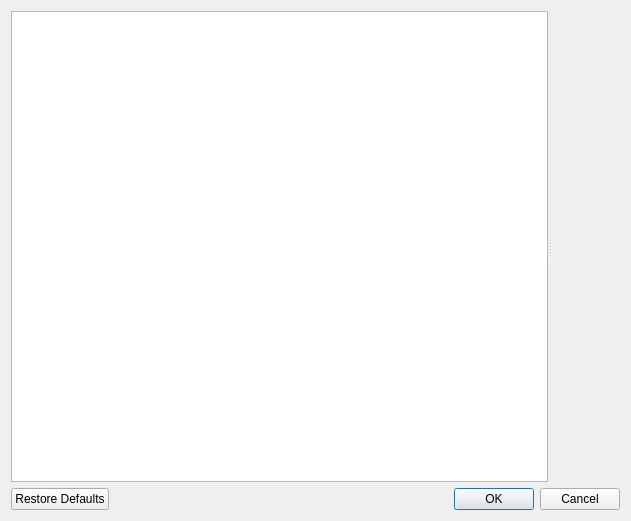
<?xml version="1.0" encoding="UTF-8"?>
<ui version="4.0">
 <class>Dialog</class>
 <widget class="QDialog" name="Dialog">
  <property name="windowModality">
   <enum>Qt::ApplicationModal</enum>
  </property>
  <property name="geometry">
   <rect>
    <x>0</x>
    <y>0</y>
    <width>631</width>
    <height>521</height>
   </rect>
  </property>
  <property name="windowTitle">
   <string>addons_configuration</string>
  </property>
  <layout class="QVBoxLayout" name="verticalLayout">
   <item>
    <widget class="QSplitter" name="splitter">
     <property name="orientation">
      <enum>Qt::Horizontal</enum>
     </property>
     <widget class="QPlainTextEdit" name="editor">
      <property name="sizePolicy">
       <sizepolicy hsizetype="Expanding" vsizetype="Expanding">
        <horstretch>3</horstretch>
        <verstretch>0</verstretch>
       </sizepolicy>
      </property>
      <property name="lineWrapMode">
       <enum>QPlainTextEdit::NoWrap</enum>
      </property>
     </widget>
     <widget class="QScrollArea" name="scrollArea">
      <property name="sizePolicy">
       <sizepolicy hsizetype="Expanding" vsizetype="Expanding">
        <horstretch>1</horstretch>
        <verstretch>0</verstretch>
       </sizepolicy>
      </property>
      <property name="frameShape">
       <enum>QFrame::NoFrame</enum>
      </property>
      <property name="widgetResizable">
       <bool>true</bool>
      </property>
      <widget class="QWidget" name="scrollAreaWidgetContents">
       <property name="geometry">
        <rect>
         <x>0</x>
         <y>0</y>
         <width>80</width>
         <height>470</height>
        </rect>
       </property>
       <layout class="QVBoxLayout" name="verticalLayout_2">
        <property name="leftMargin">
         <number>6</number>
        </property>
        <property name="topMargin">
         <number>0</number>
        </property>
        <property name="rightMargin">
         <number>0</number>
        </property>
        <property name="bottomMargin">
         <number>0</number>
        </property>
        <item>
         <widget class="AnkiWebView" name="label" native="true">
          <property name="url" stdset="0">
            <url>
             <string notr="true">about:blank</string>
            </url>
          </property>
         </widget>
        </item>
       </layout>
      </widget>
     </widget>
    </widget>
   </item>
   <item>
    <widget class="QDialogButtonBox" name="buttonBox">
     <property name="orientation">
      <enum>Qt::Horizontal</enum>
     </property>
     <property name="standardButtons">
      <set>QDialogButtonBox::Cancel|QDialogButtonBox::Ok|QDialogButtonBox::RestoreDefaults</set>
     </property>
    </widget>
   </item>
  </layout>
 </widget>
 <customwidgets>
  <customwidget>
    <class>AnkiWebView</class>
    <extends>QWidget</extends>
    <header location="global">aqt/webview</header>
    <container>1</container>
  </customwidget>
 </customwidgets>
 <resources/>
 <connections>
  <connection>
   <sender>buttonBox</sender>
   <signal>accepted()</signal>
   <receiver>Dialog</receiver>
   <slot>accept()</slot>
   <hints>
    <hint type="sourcelabel">
     <x>248</x>
     <y>254</y>
    </hint>
    <hint type="destinationlabel">
     <x>157</x>
     <y>274</y>
    </hint>
   </hints>
  </connection>
  <connection>
   <sender>buttonBox</sender>
   <signal>rejected()</signal>
   <receiver>Dialog</receiver>
   <slot>reject()</slot>
   <hints>
    <hint type="sourcelabel">
     <x>316</x>
     <y>260</y>
    </hint>
    <hint type="destinationlabel">
     <x>286</x>
     <y>274</y>
    </hint>
   </hints>
  </connection>
 </connections>
</ui>
